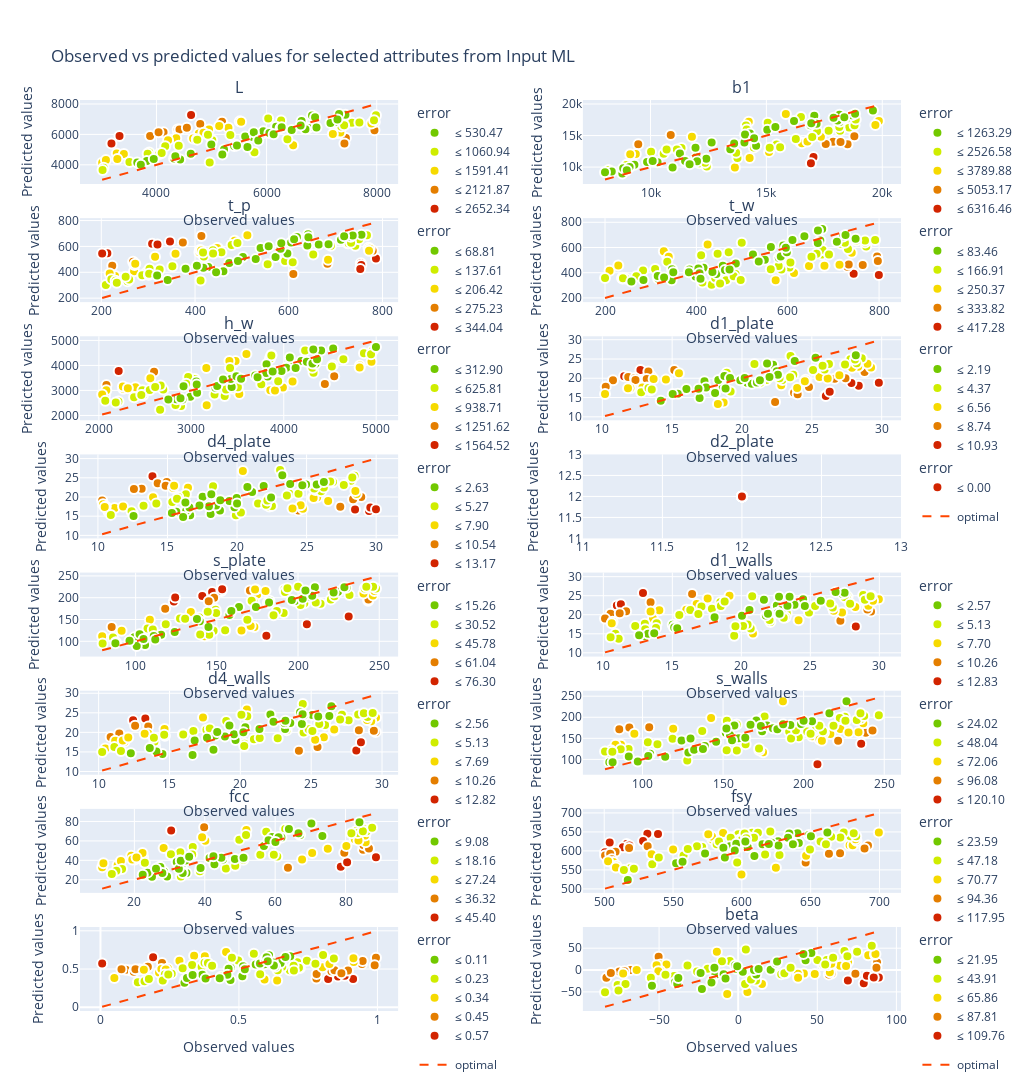

The cell this chart's notebook holds for it:
### Code cell
plotter.attributes_obs_vs_pred(block="inputML", datamodule=datamodule,flag_unnorm=True, n_cols=2)
